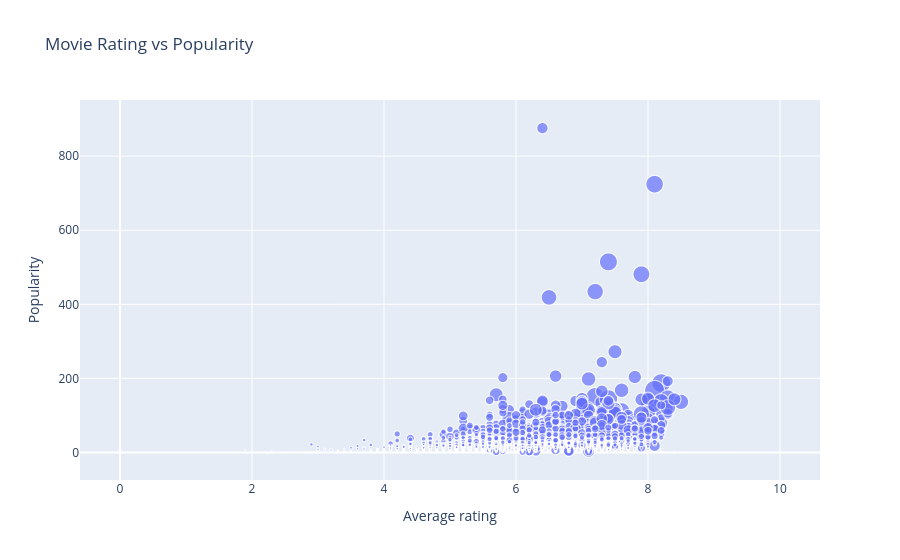

Write notebook code for a chart like this one.
### Markdown cell above
### Rating vs popularity

### Code cell
rating_df = merged_df[
    merged_df["vote_count"] > 0
].copy()

fig_rating = px.scatter(
    rating_df,
    x="vote_average",
    y="popularity",
    size="vote_count",
    hover_name="title",
    title="Movie Rating vs Popularity",
    labels={
        "vote_average": "Average rating",
        "popularity": "Popularity",
        "vote_count": "Number of votes"
    }
)

fig_rating.show()

### Figure 1 — Plotly figure (JSON) as saved in the notebook; plotly's stock layout.template omitted (floating-point values rounded to 4 significant figures; data arrays with more than 128 entries replaced by an {"elided": "..."} marker saying what was removed)
{"data": [{"hovertemplate": "<b>%{hovertext}</b><br><br>Average rating=%{x}<br>Popularity=%{y}<br>Number of votes=%{marker.size}<extra></extra>", "hovertext": {"elided": "4741 str values"}, "legendgroup": "", "marker": {"color": "#636efa", "size": {"elided": "4741 int values"}, "sizemode": "area", "sizeref": 34.38, "symbol": "circle"}, "mode": "markers", "name": "", "showlegend": false, "type": "scattergl", "x": {"elided": "4741 float values"}, "xaxis": "x", "y": {"elided": "4741 float values"}, "yaxis": "y"}], "layout": {"legend": {"itemsizing": "constant", "tracegroupgap": 0}, "title": {"text": "Movie Rating vs Popularity"}, "xaxis": {"anchor": "y", "domain": [0, 1], "title": {"text": "Average rating"}}, "yaxis": {"anchor": "x", "domain": [0, 1], "title": {"text": "Popularity"}}}}
